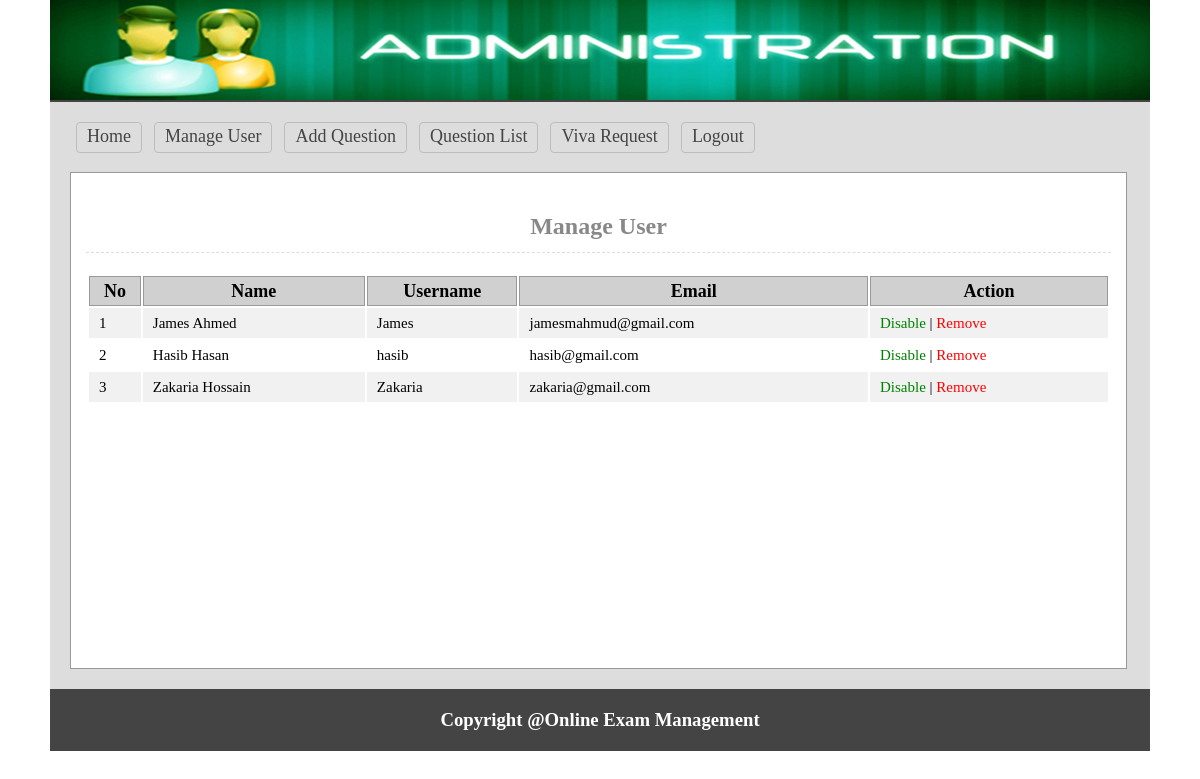
The app's page /admin/users.php (signed in) with its own data.
### tables this page shows
CREATE TABLE `tbl_user` (
  `userId` int(11) NOT NULL,
  `name` varchar(50) NOT NULL,
  `username` varchar(30) NOT NULL,
  `password` varchar(32) NOT NULL,
  `email` varchar(255) NOT NULL,
  `status` int(11) NOT NULL DEFAULT '0'
);

### lib/Database.php (called while the page is built, shortened)
<?php
Class Database{
	public $host   = DB_HOST;
	public $user   = DB_USER;
	public $pass   = DB_PASS;
	public $dbname = DB_NAME;
	public $link;
	private function connectDB(){
	$this->link = new mysqli($this->host, $this->user, $this->pass, $this->dbname);
 }
	public function select($query){
		$result = $this->link->query($query) or die($this->link->error.__LINE__);
		if($result->num_rows > 0){
			return $result;
		} else {
			return false;
		}
	}
}

### classes/User.php (called while the page is built, shortened)
<?php
$filepath = realpath(dirname(__FILE__));
include_once ($filepath.'/../lib/Database.php');
class User{
    private $db;
    public function __construct(){
        $this->db = new Database();
    }
    public function getAllUser(){
        $query = "SELECT * FROM tbl_user ORDER BY userId DESC";
        $result = $this->db->select($query);
        return $result;
    }
}
?>

### admin/users.php (the view, shortened to what this page needs)
<?php
$filepath = realpath(dirname(__FILE__));
include_once ($filepath.'/inc/header.php');
include_once ($filepath.'/../classes/User.php');
$usr = new User();
?>
    <div class="main">
      <h1 style="text-align: center;
 font-size: 24px">Manage User</h1>
        <div class="manageuser">
           <table class="tblone">
               <tr>
                 <th>No</th>
                 <th>Name</th>
                 <th>Username</th>
                 <th>Email</th>
                 <th>Action</th>
               </tr>
              <?php
                 $userData = $usr->getAllUser();
                 if($userData){
                     $i = 0;
                   while($result = $userData->fetch_assoc()){
                     $i++;
              ?>
               <tr>
                 <td>
                     <?php
                     if($result['status']=='1'){
                         echo "<span class='error'>".$i."</span>";
                     }else{
                         echo $i;
                     }
                     ?>
                 </td>
                 <td>
                     <?php
                     if($result['status']=='1'){
                         echo "<span class='error'>".$result['name']."</span>";
                     }else{
                         echo $result['name'];
                     }
                     ?>
                 </td>
                 <td><?php echo $result['username']; ?></td>
                 <td><?php echo $result['email']; ?></td>
                 <td >
                     <?php
                        if($result['status']=='0'){
 ?>
                            <a style="color: green; text-decoration: none" onclick="return confirm('Are You Sure to Disable?')" href="?dis=<?php echo $result['userId']; ?>">Disable</a>
                     <?php } else{ ?>
                            <a style="color: blue; text-decoration: none" onclick="return confirm('Are You Sure to Enable?')" href="?ena=<?php echo $result['userId']; ?>">Enable</a>
                     <?php } ?>
                     | <a style="color: red; text-decoration: none" onclick="return confirm('Are You Sure to Remove?')" href="?del=<?php echo $result['userId']; ?>">Remove</a>
                 </td>
               </tr>
               <?php } } ?>
           </table>
       </div>
  </div>
<?php include 'inc/footer.php'; ?>

### admin/css/admin.css (style rules this page uses)
* { margin:0;padding:0;outline:none }
body { font-family:verdana }
.tblone { width:100%;border:1px solid #fff;margin:20px 0 }
.tblone td { font-size: 15px; padding: 5px 10px; }
table.tblone th { background-color: #d0d0d0; border: 1px solid #999; }
table.tblone tr:nth-child(2n+1) { background:#fff;height:30px; }
table.tblone tr:nth-child(2n) { background:#f1f1f1;height:30px; }
.tblone td a { color:#3399FF; }
.main { background: #fff none repeat scroll 0 0; border: 1px solid #999; margin-top: 15px; min-height: 465px; padding: 15px; width: 1025px; }
.main h1 { border-bottom: 1px dashed #ddd; color: #888; margin: 25px 0 5px; padding-bottom: 12px; }

### records on screen
tbl_user: name "James Ahmed", username "James", email "jamesmahmud@gmail.com"
tbl_user: name "Hasib Hasan", username "hasib", email "hasib@gmail.com"
tbl_user: name "Zakaria Hossain", username "Zakaria", email "zakaria@gmail.com"
